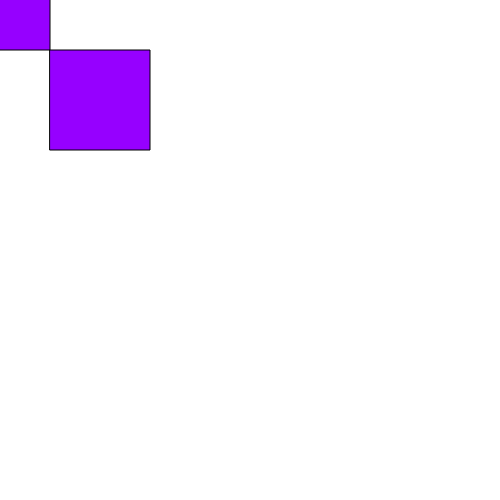
Frame 1 (no input)
Frame 60 (no input): identical to frame 1, image omitted
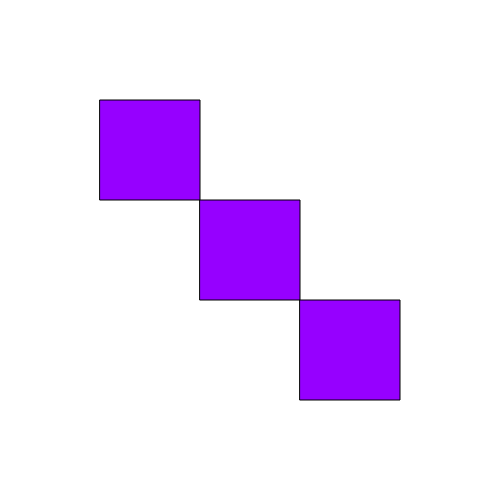
Frame 120 (the mouse pressed at the canvas centre since frame 60)

The p5.js sketch that drew these frames (run headless with seeded random() and noise() and a simulated clock; from frame 60 on, the mouse is pressed at the canvas centre):

// p5.js sketch
// ── sketch.js
function setup() {
    createCanvas(500,500);
}

function draw() {
    background(255);
    fill(150,0,255);
    rect(mouseX-50,mouseY-50,100,100);
    rect(mouseX+50,mouseY+50,100,100);
    rect(mouseX-150,mouseY-150,100,100);
}
